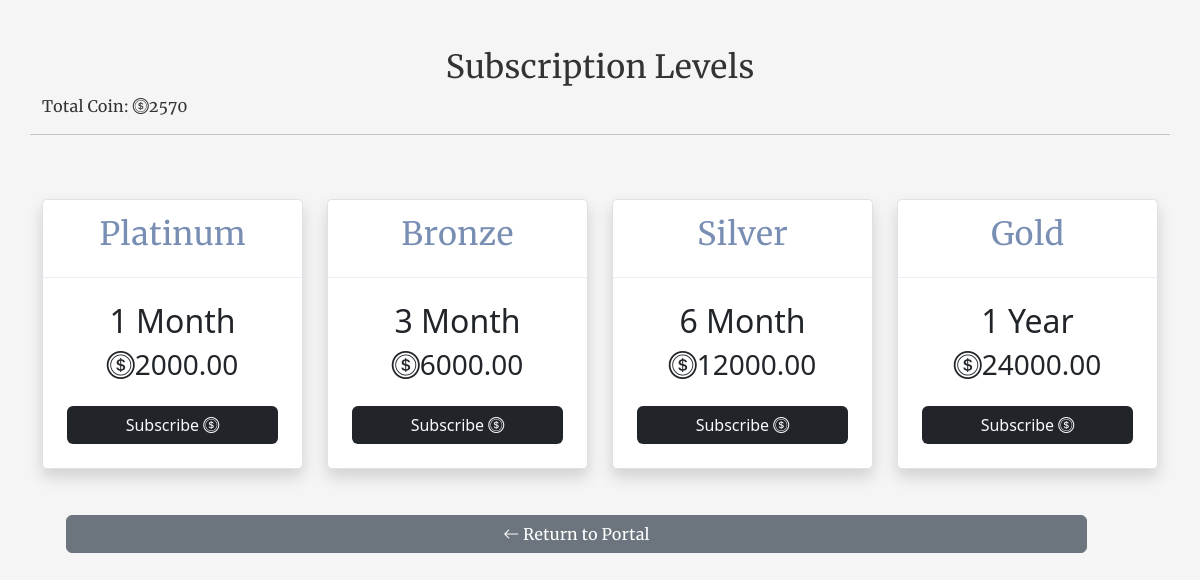
Before: /coinsub/ (signed in) with the older database file.
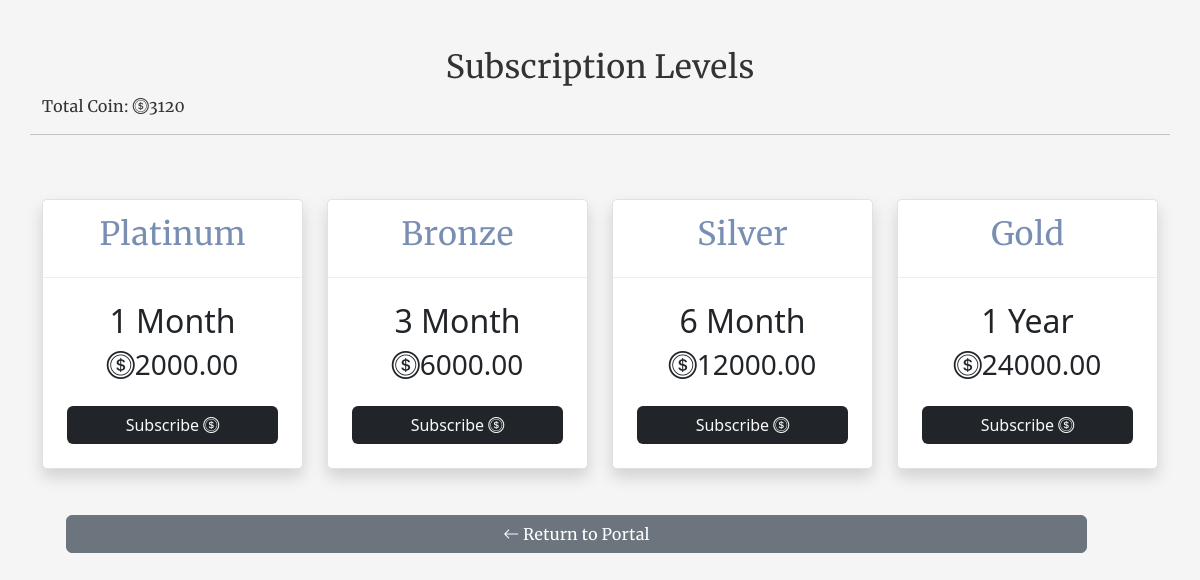
After: the same page with the newer database file.
### myapp/models.py (models this page shows, shortened)
class User(AbstractUser):
    profilepic = models.ImageField(null=True, blank=True, default="avatar.png")
    moredesc = models.TextField(null=True, blank=True)
    businessname = models.CharField(
        max_length=100, unique=True, null=True, blank=True)
    slug = models.SlugField(unique=True, null=True, blank=True)
    country = models.CharField(max_length=100, null=True, blank=True)
    state = models.CharField(max_length=100, null=True, blank=True)
    address = models.CharField(max_length=100, null=True, blank=True)
    phone = models.CharField(max_length=100, null=True, blank=True)
    email = models.EmailField(unique=True)
    meansofid = models.CharField(max_length=100, null=True, blank=True)
    idnumber = models.CharField(max_length=100, null=True, blank=True)
    idpic = models.ImageField(null=True, blank=True)
    logo = models.ImageField(null=True, blank=True, default="icon.png")
    currency = models.CharField(max_length=10, null=True, blank=True)
    coins = models.IntegerField(blank=True, null=True, default=0)
    whatsapp = models.CharField(max_length=200, null=True, blank=True)
    facebook = models.CharField(max_length=200, null=True, blank=True)
    instagram = models.CharField(max_length=200, null=True, blank=True)
    username = models.CharField(max_length=100, null=True, blank=True)
    password = models.CharField(max_length=128, null=True, blank=True)
    gender = models.CharField(max_length=100, null=True, blank=True)
    updated = models.DateTimeField(auto_now=True, null=True)
    created = models.DateTimeField(auto_now_add=True, null=True)
    subscribed = models.BooleanField(default=False, null=True, blank=True)
    passwordresetcode = models.CharField(max_length=200, null=True, blank=True)
    passwordresetphone = models.CharField(
        max_length=200, null=True, blank=True)
    securityquestion = models.CharField(max_length=200, null=True, blank=True)
    securityanswer = models.CharField(max_length=100, null=True, blank=True)
    date = models.DateTimeField(default=datetime.now())
    trial_start = models.DateTimeField(null=True, blank=True)
    trial_end = models.DateTimeField(null=True, blank=True)
    record = models.FileField(upload_to="records/", blank=True, null=True)
    USERNAME_FIELD = 'email'
    REQUIRED_FIELDS = []

### myapp/views.py (the view)
# urls.py: path('coinsub/', views.coinsub, name='coinsub'),
@login_required(login_url='loginform')
def coinsub(request):
    if request.user.is_authenticated:
        user = request.user
        nairaGold = NairaSubscriptionPlan.objects.get(plan_type='Gold')
        nairaSilver = NairaSubscriptionPlan.objects.get(plan_type='Silver')
        nairaBronze = NairaSubscriptionPlan.objects.get(plan_type='Bronze')
        nairaPlatinum = NairaSubscriptionPlan.objects.get(plan_type='Platinum')
        nairaBasic = NairaSubscriptionPlan.objects.get(plan_type='Basic')
    context = {'user': user, 'nairaGold': nairaGold, 'nairaSilver': nairaSilver, 'nairaBronze': nairaBronze, 'nairaPlatinum': nairaPlatinum, 'nairaBasic': nairaBasic,
               }
    return render(request, 'myapp/coinsub.html', context)

### myapp/templates/myapp/coinsub.html (shortened to what the changed rows need)
{% load static %}
<!DOCTYPE html>
<html lang="en">
<head>
    <link rel="stylesheet" href="{% static 'assets/bootstrap-5.3.1-dist/css/bootstrap.min.css' %}">
    <link rel="stylesheet" href="{% static 'assets/bootstrap-icons/bootstrap-icons.css' %}">
    <link rel="stylesheet" href="{% static 'assets/style.css' %}">
</head>
<body>
    <div class="container">
        <div class="row my-5">
            <center>
                <h2>Subscription Levels</h2>
            </center>
            <p>Total Coin: <i class="bi bi-coin"></i>{{user.coins}} </p>
            <hr>
        </div>
        <div class="row">
            <div class="col-lg-3 col-md-4 col-sm-12">
                <div class="card shadow border text-center">
                    <div class="card-header">
                        <h2>Platinum</h2>
                    </div>
                    <div class="card-body p-4">
                        <h2>1 Month</h2>
                    </div>
                </div>
            </div>
            <div class="col-lg-3 col-md-4 col-sm-12">
                <div class="card shadow border text-center">
                    <div class="card-header">
                        <h2>Bronze</h2>
                    </div>
                    <div class="card-body p-4">
                        <h2>3 Month</h2>
                    </div>
                </div>
            </div>
            <div class="col-lg-3 col-md-4 col-sm-12">
                <div class="card shadow border text-center">
                    <div class="card-header">
                        <h2>Silver</h2>
                    </div>
                    <div class="card-body p-4">
                        <h2>6 Month</h2>
                    </div>
                </div>
            </div>
            <div class="col-lg-3 col-md-4 col-sm-12">
                <div class="card shadow border text-center">
                    <div class="card-header">
                        <h2>Gold</h2>
                    </div>
                    <div class="card-body p-4">
                        <h2>1 Year</h2>
                    </div>
                </div>
            </div>
        </div>
    </div>
</body>
</html>

Changed rows visible on the page:
changed User: coins "2570" → "3120"
